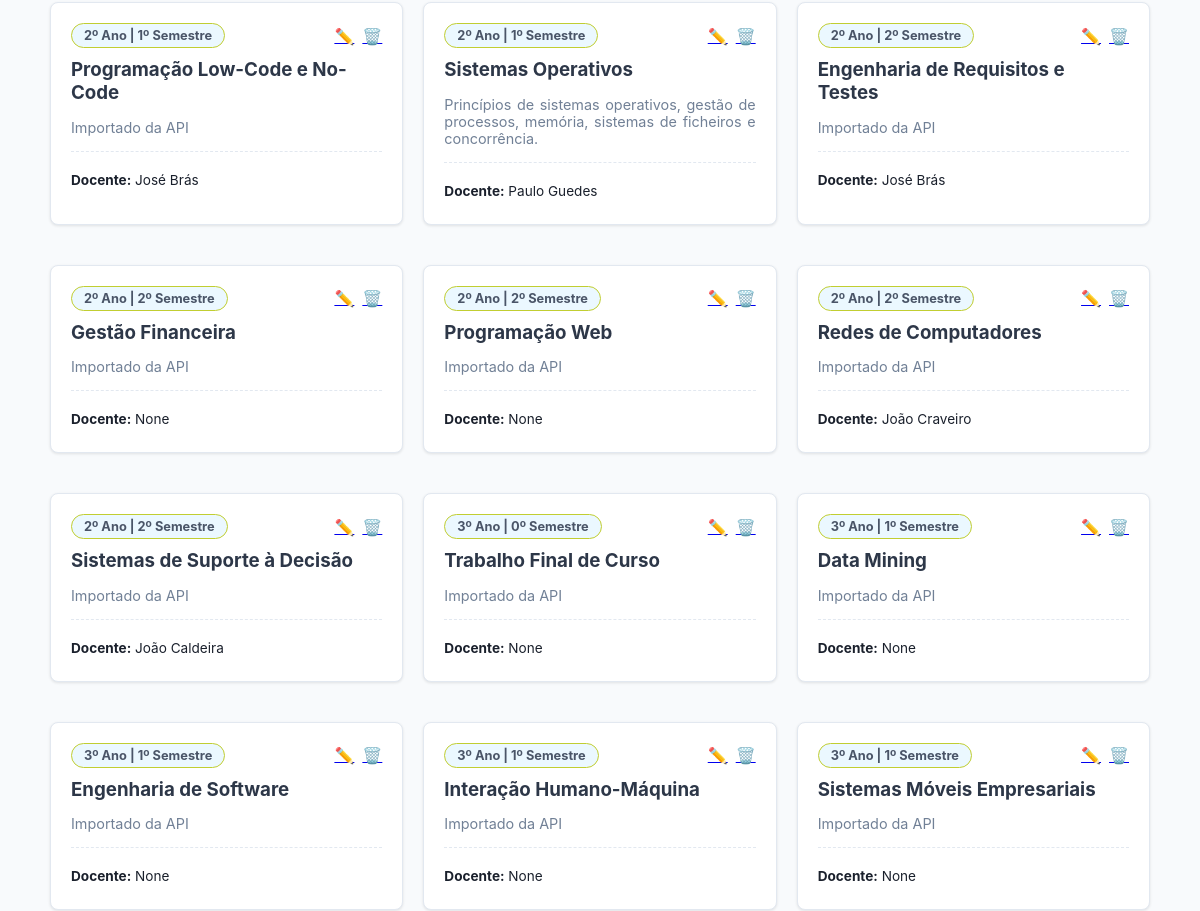
Before: /licenciatura/ (middle part) with the older database file.
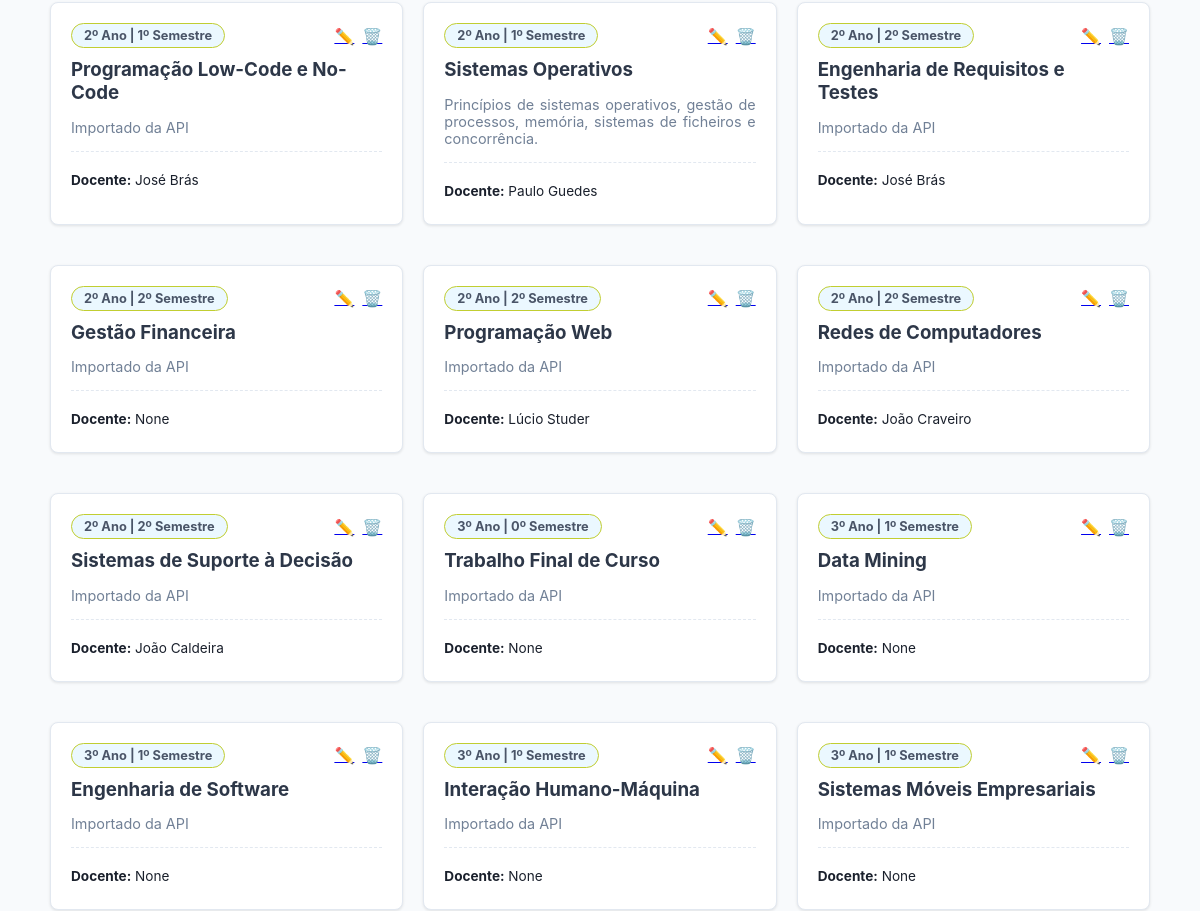
After: the same page with the newer database file.
### portfolio/models.py (models this page shows, shortened)
class UnidadeCurricular(models.Model):
    nome = models.CharField(max_length=100)
    ano = models.IntegerField()
    semestre = models.IntegerField()
    descricao = models.TextField()
    imagem = models.ImageField(upload_to='ucs/', null=True, blank=True)
    licenciatura = models.ForeignKey('licenciatura', on_delete=models.CASCADE)
    Nome_do_Docente = models.CharField(max_length=100, null = True, blank = True)
    Pagina_do_Docente = models.URLField(null = True, blank = True)

### portfolio/views.py (the view)
# urls.py: path('licenciatura/', views.licenciatura_view, name='licenciatura'),
def licenciatura_view(request):
    licenciatura = Licenciatura.objects.first()
    ucs = UnidadeCurricular.objects.filter(licenciatura=licenciatura).order_by('ano', 'semestre')
    return render(request, 'portfolio/licenciatura.html', {'licenciatura': licenciatura, 'ucs': ucs})

### portfolio/templates/portfolio/licenciatura.html (shortened to what this page needs)
{% extends "portfolio/base.html" %}
{% block content %}
<div style="display: grid; grid-template-columns: repeat(auto-fill, minmax(320px, 1fr)); gap: 20px;">
    {% for uc in ucs %}
    <div class="card" style="transition: transform 0.2s; border: 1px solid #e2e8f0;">
        <div style="display: flex; justify-content: space-between; align-items: center; margin-bottom: 10px;">
            <span style="background: #ebf8ff; color: #4a5568; padding: 4px 12px; border-radius: 15px; font-size: 0.8em; font-weight: bold; border: 1px solid #c1ce31;">
                {{ uc.ano }}º Ano | {{ uc.semestre }}º Semestre
            </span>
            <div style="display: flex; gap: 8px;">
                <a href="{% url 'uc_editar' uc.id %}" title="Editar">✏️</a>
                <a href="{% url 'uc_eliminar' uc.id %}" title="Eliminar">🗑️</a>
            </div>
        </div>
        <h3 style="margin: 10px 0; color: #2d3748;">{{ uc.nome }}</h3>
        <p style="font-size: 0.9em; color: #718096; text-align: justify;">{{ uc.descricao|truncatewords:20 }}</p>
        <div style="margin-top: 15px; padding-top: 15px; border-top: 1px dashed #e2e8f0; font-size: 0.85em;">
            <p style="margin: 5px 0;"><strong>Docente:</strong> {{ uc.Nome_do_Docente }}</p>
        </div>
    </div>
    {% endfor %}
</div>
{% endblock %}

Changed rows visible on the page:
changed UnidadeCurricular "Programação Web": Nome_do_Docente "None" → "Lúcio Studer"
